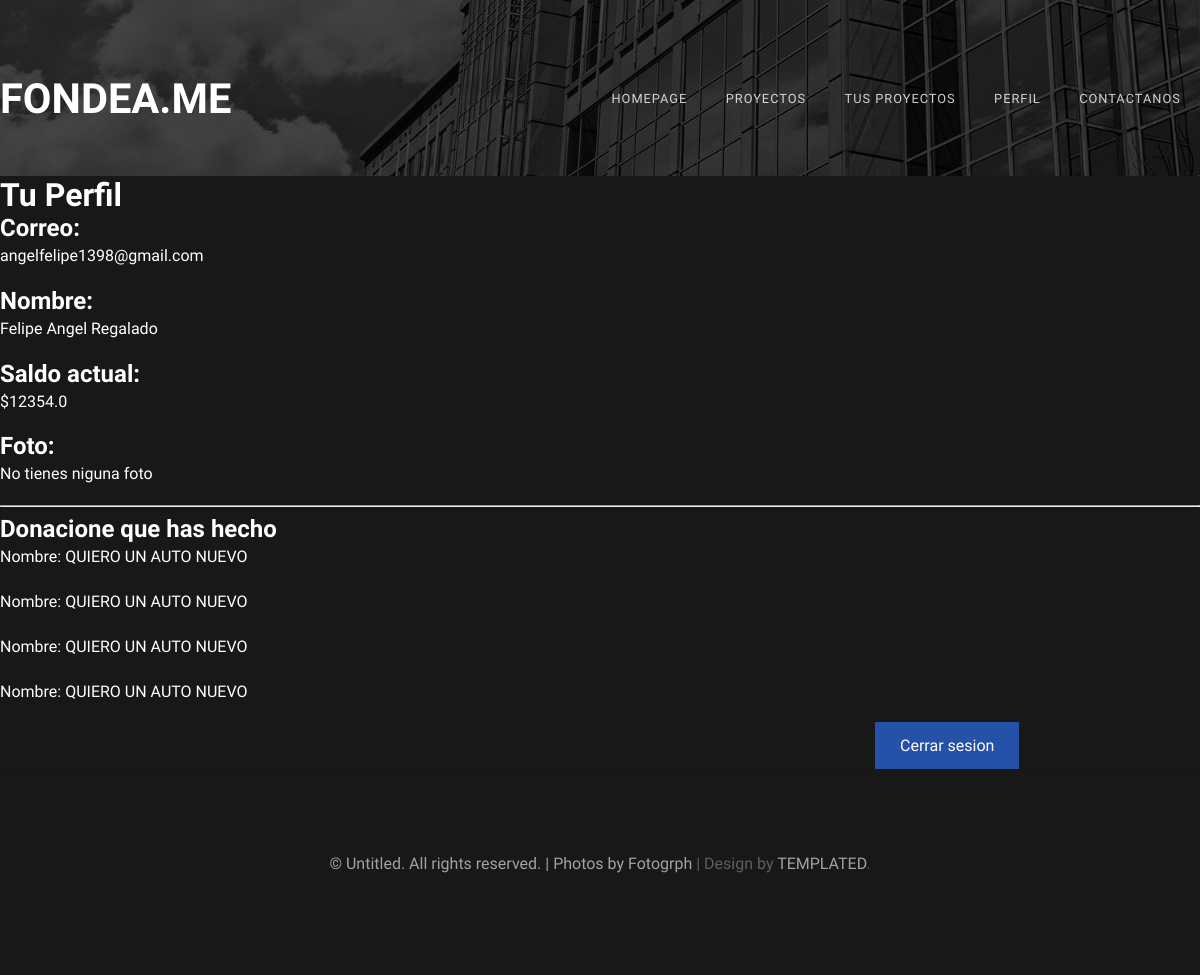
Screenshot of /user-info/sssfcv6sqaznchdyr with the database file from the repository.
### usuarios/models.py (models this page shows, shortened)
class User(models.Model):
    user = models.CharField(max_length=50, unique = True)
    name = models.EmailField(max_length=254)
    password = models.BinaryField(unique = True)
    made = models.DateTimeField(auto_now_add = True)
    upload = models.DateTimeField(auto_now = True)
    photo = models.ImageField(default = 'null', upload_to = "users")
    wallet = models.FloatField()

### proyectos/models.py (models this page shows)
class Proyect(models.Model):
    name = models.CharField(max_length=50)
    goal = models.FloatField()
    actual = models.FloatField()
    deadline = models.DateField(auto_now_add=False)
    description = models.CharField(max_length=1500)
    image = models.ImageField(default = 'null', upload_to = "Proyects")
    made = models.DateTimeField(auto_now_add = True)
    upload = models.DateTimeField(auto_now = True)
    category = models.ForeignKey("Category", verbose_name=("Category"), on_delete=models.CASCADE)
    userOwner = models.ForeignKey(User, verbose_name=("Owner"), related_name='Owner',on_delete=models.CASCADE)
    Patrons = models.ManyToManyField(User,
        through = 'Patron',
        through_fields = ('proyecto','patron'),
        verbose_name=("Patrons"),
        default = 'null')

### proyectos/views.py (the view)
# urls.py: path('user-info/<str:user>', proyecto.userInfo, name = 'userinfo'),
def userInfo(request, user):
    aux = ''
    for letra in user:
        if letra.isdigit():
            aux += letra
    idUser = int(aux)
    userinfo = User.objects.get(pk = idUser)
    proyectosApoyados = [Proyect.objects.get(pk = proy.proyecto_id) for proy in Patron.objects.filter(patron_id = userinfo.id) ]
    return render(request, 'user-info.html', {
        'User' : 'sssfcv{}sqaznchdyr'.format(userinfo.id),
        'Userinfo' : userinfo,
        'Proyects' : proyectosApoyados
    })

### proyectos/templates/user-info.html (shortened to what this page needs)
{% extends 'layout.html' %}
{% block content %}
    <h1>Tu Perfil</h1>
    <div>
        <h2>Correo: </h2><p>{{Userinfo.user}}</p>
        <h2>Nombre: </h2><p>{{Userinfo.name}}</p>
        <h2>Saldo actual:</h2><p>${{Userinfo.wallet}}</p>
        <h2>Foto: </h2> {% if Userinfo.photo %}<img src = "{{Userinfo.photo}}">{% else %}<p>No tienes niguna foto</p>{% endif %}
    </div>
    <hr>
    <h2>Donacione que has hecho</h2>
    <div>
        {% for proyect in Proyects %}<p>Nombre: {{proyect.name}}</p> {% empty %}<h3>Todavia no has apoyado ningun proyecto</h3>{% endfor %}
    </div>
    <a class = "proyectlink" href ="{% url 'index'%}">Cerrar sesion<a/>
{% endblock content %}

### proyectos/static/css/default.css (style rules this page uses)
html, body { height: 100%; }
body { margin: 0px; padding: 0px; background: #181818; font-family: 'Didact Gothic', sans-serif; font-size: 12pt; font-weight: 200; color: #FFF; }
.proyectlink { display: table; margin: 0 auto; margin: 0px 0px 0px 875px; }
h1, h2, h3 { margin: 0; padding: 0; }
p, ol, ul { margin-top: 0; }
p { line-height: 180%; }
a { color: #ee0000; }
.box1, .box2, .box3, { float: left; margin-right: 20px; }
#copyright a { text-decoration: none; color: rgba(255,255,255,0.6); }
.proyectlink:link, .proyectlink:visited { background-color: #2651a8; color: white; padding: 14px 25px; text-align: center; text-decoration: none; display: inline-block; }

### rows the page displays
User: user "angelfelipe1398@gmail.com", name "Felipe Angel Regalado", wallet "12354.0"
Proyect: name "QUIERO UN AUTO NUEVO"
